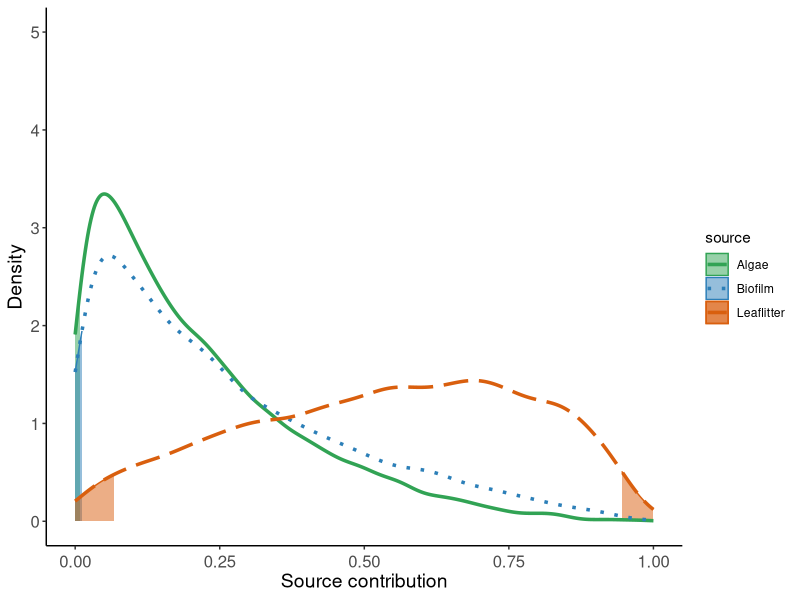
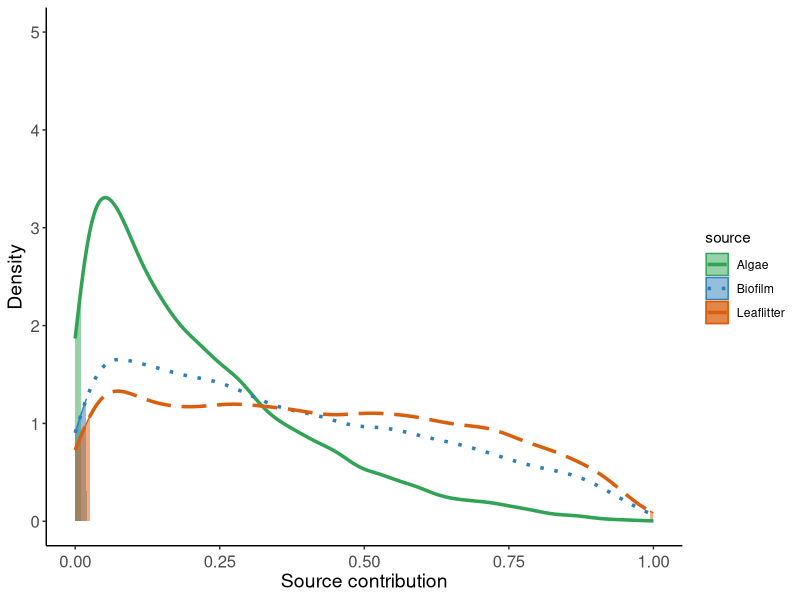

These figures' R source, in order:




# Density Plots -----------------------------
# 21 Oct 2020
#PEGF
#--------------------------------------------
#

library(ggplot2)
library(dplyr)
library(ggpubr)
QPA_G_Feb17 <- read.csv("DensityPlots/QPAFeb17/QPA_Glossosomatidae_Feb17.csv")
head(QPA_G_Feb17)


dens <- lapply(split(QPA_G_Feb17, QPA_G_Feb17$source), 
               function(x) density(x$density, from = 0, to = 1))

df <- do.call(rbind, mapply(function(x, y) {
  data.frame(x = x$x, y = x$y, source = y)
}, dens, names(dens), SIMPLIFY = FALSE))

df <- df %>% group_by(source) %>%
  mutate(cdf = cumsum(y * mean(diff(x))),
         lower = cdf < 0.025,
         upper = cdf > 0.975) 

ggplot(df, aes(x, y, color = source)) + 
  geom_area(data = df[df$lower,], aes(fill = source), alpha = 0.5,
            position = "identity") +
  geom_area(data = df[df$upper,], aes(fill = source), alpha = 0.5,
            position = "identity") +
  labs(y = "Density", x = "Source contribution") +
  geom_line(aes(linetype = source), size = 1.2) +
  scale_fill_manual(values = c("#31a354", "#2c7fb8", "#d95f0e")) +
  scale_color_manual(values = c("#31a354", "#2c7fb8", "#d95f0e")) +
  scale_linetype_manual(values = c("solid", "dotted", "longdash")) +
  theme_classic() +
  ylim(0, 5) +
  xlim(0, 1) +
  theme(axis.text.y  = element_text(size = 12, vjust = 0.5),
        axis.text.x  = element_text(size = 12, vjust = 0.5),  
        axis.title.x = element_text(size = 14),
        axis.title.y = element_text(size = 14))

L <- QPA_G_Feb17 %>% filter(QPA_G_Feb17$source == "Leaflitter")
quantile(L$density, 0.025)
quantile(L$density, 0.975)

B <- QPA_G_Feb17 %>% filter(QPA_G_Feb17$source == "Biofilm")
quantile(B$density, 0.025)
quantile(B$density, 0.975)

A <- QPA_G_Feb17 %>% filter(QPA_G_Feb17$source == "Algae")
quantile(A$density, 0.025)
quantile(A$density, 0.975)

# Baetidae ----------------------------------------------------------------

QPA_B_Feb17 <- read.csv("DensityPlots/QPAFeb17/QPA_Baetidae_Feb17.csv")

dens <- lapply(split(QPA_B_Feb17, QPA_B_Feb17$source), 
               function(x) density(x$density, from = 0, to = 1))

df <- do.call(rbind, mapply(function(x, y) {
  data.frame(x = x$x, y = x$y, source = y)
}, dens, names(dens), SIMPLIFY = FALSE))

df <- df %>% group_by(source) %>%
  mutate(cdf = cumsum(y * mean(diff(x))),
         lower = cdf < 0.025,
         upper = cdf > 0.975) 

ggplot(df, aes(x, y, color = source)) + 
  geom_area(data = df[df$lower,], aes(fill = source), alpha = 0.5,position = "identity") +
  geom_area(data = df[df$upper,], aes(fill = source), alpha = 0.5,position = "identity") +
  labs(y = "Density", x = "Source contribution") +
  geom_line(aes(linetype = source), size = 1.2) +
  scale_fill_manual(values = c("#31a354", "#2c7fb8", "#d95f0e")) +
  scale_color_manual(values = c("#31a354", "#2c7fb8", "#d95f0e")) +
  scale_linetype_manual(values = c("solid", "dotted", "longdash")) +
  theme_classic() +
  ylim(0, 5) +
  xlim(0, 1) +
  theme(axis.text.y  = element_text(size = 12, vjust = 0.5),
        axis.text.x  = element_text(size = 12, vjust = 0.5),  
        axis.title.x = element_text(size = 14),
        axis.title.y = element_text(size = 14))


 
